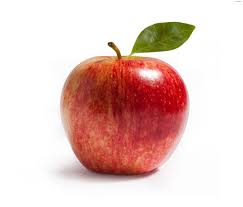
//> input picture test.jpg, 243 x 207 px
$ ./main ../test.jpg   (built with g++ and OpenCV 4)
//> lines starting //> are read from the running program, lines starting //| are printed output that depends on the picture; after the words box and inside, x2 and y2 are one past the last pixel; in counts of white or black regions, pixels touching at a corner belong together
#include <iostream>
#include <opencv2/imgproc.hpp>
#include <opencv2/highgui.hpp>
#include <opencv2/imgcodecs.hpp>

using namespace cv;
using namespace std;

Mat src, dst;
int top, bottom;
int borderType;
const char* window_name = "copyMakeBorder Demo";
RNG rng(12345);

int main(int argc, char* argv[]) {
    int c;

    src = imread(argv[1]);
//> src is the input picture: 207 rows x 243 cols, CV_8UC3; mean B, G, R 196.7, 202, 230.7
    if (src.empty()) {
        cout << "No data entered" << endl;
    }

    namedWindow(window_name, WINDOW_AUTOSIZE);

    top = (int) (0.05*src.rows);
//> top = 10
    bottom = (int) (0.05*src.rows);
//> bottom = 10

    int left = static_cast<int>(0.05 * src.cols);
//> left = 12
    int right = int(0.05*src.cols);
//> right = 12

    dst = src;

    imshow(window_name, dst);

    for(;;) {
        c = waitKey(500);
//> the key 'c' is pressed

        if((char) c == 27) {
            break;
        }else if((char) c == 'c') {
            borderType = BORDER_CONSTANT;
        }else if((char) c == 'r') {
            borderType = BORDER_REPLICATE;
        }

        Scalar value(rng.uniform(0, 255), rng.uniform(0, 255), rng.uniform(0, 255));
        copyMakeBorder(src, dst, top, bottom, left, right, borderType, value);
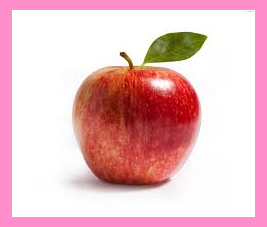
//> dst: 227 rows x 267 cols, CV_8UC3; mean B, G, R 197.8, 191.9, 234.6
//> the key 'r' is pressed
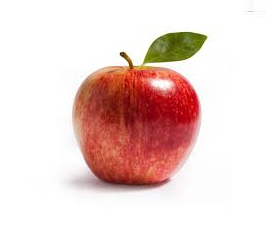
//> dst: 227 rows x 267 cols, CV_8UC3; 17.01% of pixels changed, all inside (x1, y1, x2, y2) = (0, 0, 267, 227)
//> the Esc key is pressed

        imshow(window_name, dst);
    }
    cout << "Hello, World!" << endl;
    return 0;
}
